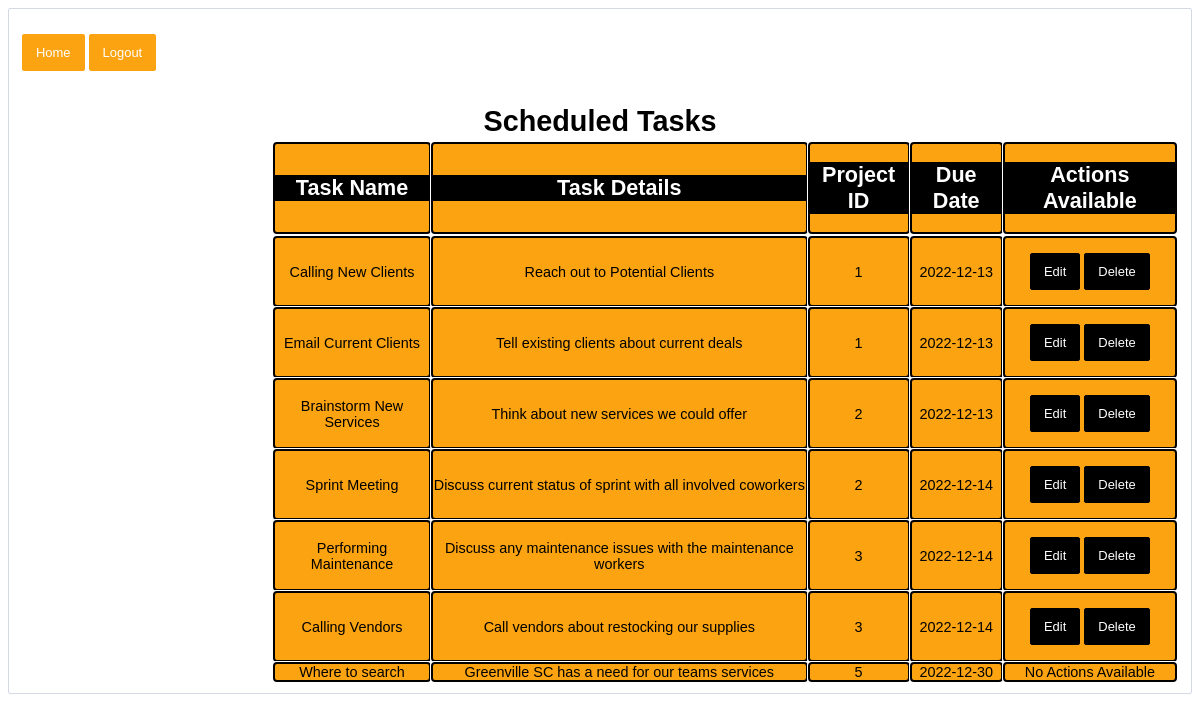
The app's page /calendar (signed in), older data.
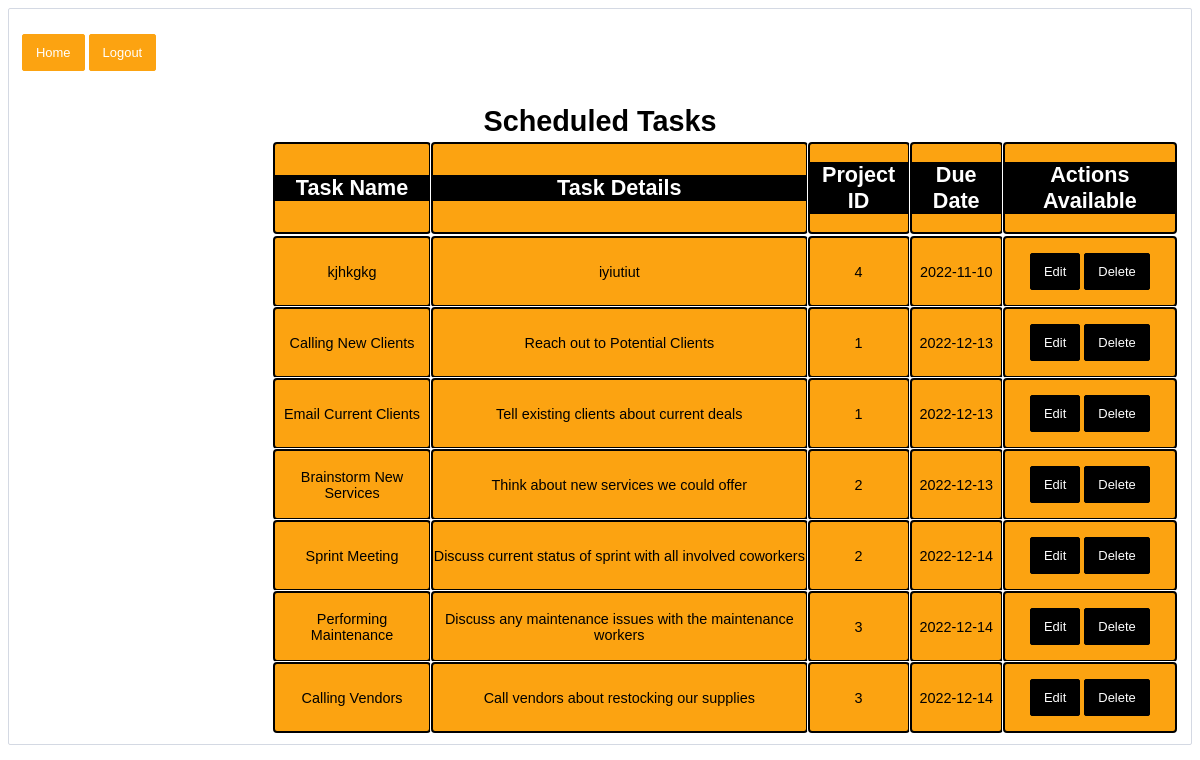
The same page, newer data.
### models.py (models this page shows, shortened)
class Task(db.Model):
	id = db.Column("id", db.Integer, primary_key=True)
	project_id = db.Column("project_id", db.Integer)
	name = db.Column("name", db.String(200))
	text = db.Column("text", db.String(200))
	deadline = db.Column("deadline", db.String(10))
	imageUrl = db.Column("imageUrl", db.String(200))
	user_id = db.Column(db.Integer, db.ForeignKey("user.id"), nullable=False)

### jams01.py (the view)
@app.route('/calendar')
def calendar():
    if session.get('user'):
        my_projects = db.session.query(Project).all()
        my_tasks = db.session.query(Task).order_by(Task.deadline).all()
        return render_template("calendar.html", projects=my_projects, tasks=my_tasks, user=session['user'], usern=session['user_name'])
    return redirect(url_for('login'))

### templates/calendar.html (shortened to what this page needs)
<!DOCTYPE html>
<html lang="en">
    <head>
        <link rel="stylesheet" href="{{ url_for('static', filename='main.css') }}">
        <link rel="stylesheet" href="{{ url_for('static', filename='forms.css') }}">
    </head>
    <body>
        <div class="navdiv">
            <nav>
                <form> <input type ="button" onclick="window.location.href='{{ url_for('user') }}';" value="Home" />
                <input type ="button" onclick="window.location.href='{{ url_for('logout') }}';" value="Logout" /></form>
            </nav>
        </div>
        <h1>Scheduled Tasks</h1>
        <div class="calendar">
        <table>
            <tr>
                <td><h2>Task Name</h2></td>
                <td><h2>Task Details</h2></td>
                <td><h2>Project ID</h2></td>
                <td><h2>Due Date</h2></td>
                <td><h2>Actions Available</h2></td>
            <tr>
                {% for task in tasks %}
                <tr>
                        <td>{{ task.name }}</td>
                        <td>{{ task.text }}</td>
                        <td>{{ task.project_id }}</td>
                        <td>{{ task.deadline }}</td>
                        <td>
                            {% if user == task.user_id %}
                            <form action="{{ url_for('edit', task_id=task.id, project_id=task.project_id) }}" method="get">
                                <input type="submit" value="Edit">
                            </form>
                            <form action="{{url_for('delete', task_id=task.id) }}" method="post">
                                <input type="submit" value="Delete">
                            </form>
                            {% else %}
                            No Actions Available
                            {% endif %}
                        </td>
                </tr>
                {% endfor %}
        </table>
        </div>
    </body>

### static/main.css (style rules this page uses)
body { padding: 10px 13px; margin-bottom: 15px; border-radius: 2px; border: 1px solid #d4d9e3; font-weight: 200; color: #4d5060; font-family: 'Poppins', sans-serif; font-size: .9em; }
h1 { text-align: center; color: rgb(0,0,0); margin-bottom: 3px; display: block; font-weight: 10000; }
h2 { text-align: center; color: white; background-color:rgb(0,0,0); border-radius: 5px; }
input[type="button"] { background: rgb(252, 163, 17); border: 0; color: white; border-radius: 2px; margin-top: 15px; font-weight: 400; border: 1px solid rgb(252, 163, 17); transition: all .3s ease-out; }
.calendar { color: black; align-items: center; }
.calendar td { background-color: rgb(252, 163, 17); outline:auto; text-align: center; }
.calendar table { padding-left: 250px; }
.calendar form { background-color: rgb(252, 163, 17); color: black; display: inline; }
.calendar h2 { border-radius: 0; }

### static/forms.css (style rules this page uses)
form { background: white; width: 100%; }
input, textarea { padding: 10px 13px; margin-bottom: 15px; border-radius: 2px; border: 1px solid #d4d9e3; font-weight: 200; color: #4d5060; font-family: 'Poppins', sans-serif; font-size: .9em; }
input[type="submit"] { background: rgb(0, 0, 0); border: 0; color: white; border-radius: 2px; margin-top: 15px; font-weight: 400; border: 1px solid rgb(0, 0, 0); transition: all .3s ease-out; }

Row changes from the older to the newer data that the page shows:
removed Task: name "Where to search", text "Greenville SC has a need for our teams services", project_id "5", deadline "2022-12-30", shows "No Actions Available"
added Task: name "kjhkgkg", text "iyiutiut", project_id "4", deadline "2022-11-10"
